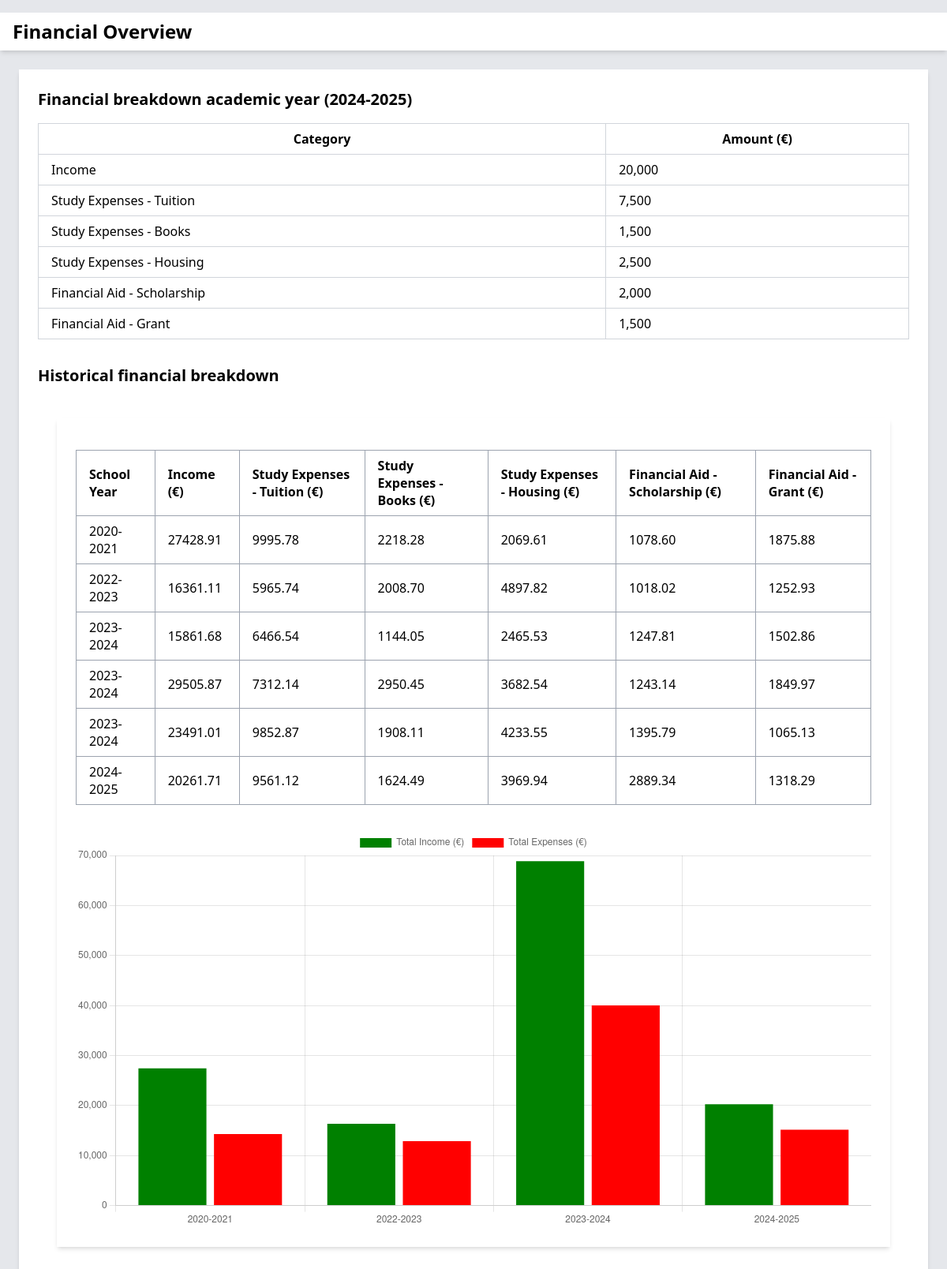
/financial-overview/ (signed in), run on the app's committed database.
### app/models.py (models this page shows, shortened)
class HistoricalData(models.Model):
    user = models.ForeignKey('UserProfile', on_delete=models.CASCADE, related_name='historical_data')
    school_year = models.CharField(max_length=9)  # Example: "2024-2025"
    income = models.DecimalField(max_digits=10, decimal_places=2, default=0.0)
    study_expenses_tuition = models.DecimalField(max_digits=10, decimal_places=2, default=0.0)
    study_expenses_books = models.DecimalField(max_digits=10, decimal_places=2, default=0.0)
    study_expenses_housing = models.DecimalField(max_digits=10, decimal_places=2, default=0.0)
    financial_aid_scholarship = models.DecimalField(max_digits=10, decimal_places=2, default=0.0)
    financial_aid_grant = models.DecimalField(max_digits=10, decimal_places=2, default=0.0)

### app/views.py (the view)
# urls.py: path('financial-overview/', views.financial_overview, name='financial_overview'),
def financial_overview(request):
    user_id = request.session.get('user_id')
    if not user_id:
        return redirect('index')
    user = UserProfile.objects.get(pk=user_id)
    historical_data = user.historical_data.all().order_by('school_year')
    graph_data = {}
    for data in historical_data:
        year = data.school_year
        if year not in graph_data:
            graph_data[year] = {"income": Decimal(0), "expenses": Decimal(0)}
        graph_data[year]["income"] += Decimal(data.income)
        graph_data[year]["expenses"] += Decimal(
            data.study_expenses_tuition +
            data.study_expenses_books +
            data.study_expenses_housing
        )
    graph_labels = list(graph_data.keys())
    graph_income = [float(graph_data[year]["income"]) for year in graph_labels]
    graph_expenses = [float(graph_data[year]["expenses"]) for year in graph_labels]
    return render(request, 'financial_overview.html', {
        'historical_data': historical_data,
        'graph_labels': graph_labels,
        'graph_income': graph_income,
        'graph_expenses': graph_expenses,
    })

### app/templates/financial_overview.html (shortened to what this page needs)
<html lang="en">
<head>
    <script src="https://cdn.tailwindcss.com"></script>
    <link rel="stylesheet" href="https://cdnjs.cloudflare.com/ajax/libs/font-awesome/5.15.3/css/all.min.css">
</head>
<body class="bg-gray-200">
    <h1 class="text-2xl font-bold mt-4 bg-white px-4 py-2 shadow-md">
        Financial Overview
    </h1>
    <div class="flex flex-col items-center p-6">
        <div class="w-full max-w-6xl bg-white shadow-md p-6">
            <h2 class="text-xl font-bold mb-4">Financial breakdown academic year (2024-2025)</h2>
            <div class="overflow-x-auto mb-8">
                <table class="min-w-full border border-gray-300">
                    <thead>
                        <tr>
                            <th class="border border-gray-300 px-4 py-2">Category</th>
                            <th class="border border-gray-300 px-4 py-2">Amount (€)</th>
                        </tr>
                    </thead>
                    <tbody>
                        <tr>
                            <td class="border border-gray-300 px-4 py-2">Income</td>
                            <td class="border border-gray-300 px-4 py-2">20,000</td>
                        </tr>
                        <tr>
                            <td class="border border-gray-300 px-4 py-2">Study Expenses - Tuition</td>
                            <td class="border border-gray-300 px-4 py-2">7,500</td>
                        </tr>
                        <tr>
                            <td class="border border-gray-300 px-4 py-2">Study Expenses - Books</td>
                            <td class="border border-gray-300 px-4 py-2">1,500</td>
                        </tr>
                        <tr>
                            <td class="border border-gray-300 px-4 py-2">Study Expenses - Housing</td>
                            <td class="border border-gray-300 px-4 py-2">2,500</td>
                        </tr>
                        <tr>
                            <td class="border border-gray-300 px-4 py-2">Financial Aid - Scholarship</td>
                            <td class="border border-gray-300 px-4 py-2">2,000</td>
                        </tr>
                        <tr>
                            <td class="border border-gray-300 px-4 py-2">Financial Aid - Grant</td>
                            <td class="border border-gray-300 px-4 py-2">1,500</td>
                        </tr>
                    </tbody>
                </table>
            </div>
            <h2 class="text-xl font-bold mb-4">Historical financial breakdown</h2>
            <div class="flex flex-col items-center p-6">
                <div class="w-full max-w-6xl bg-white shadow-md p-6">
                    <table class="min-w-full border-collapse border border-gray-400 mt-4">
                        <thead>
                            <tr>
                                <th class="border border-gray-400 px-4 py-2 text-left">School Year</th>
                                <th class="border border-gray-400 px-4 py-2 text-left">Income (€)</th>
                                <th class="border border-gray-400 px-4 py-2 text-left">Study Expenses - Tuition (€)</th>
                                <th class="border border-gray-400 px-4 py-2 text-left">Study Expenses - Books (€)</th>
                                <th class="border border-gray-400 px-4 py-2 text-left">Study Expenses - Housing (€)</th>
                                <th class="border border-gray-400 px-4 py-2 text-left">Financial Aid - Scholarship (€)</th>
                                <th class="border border-gray-400 px-4 py-2 text-left">Financial Aid - Grant (€)</th>
                            </tr>
                        </thead>
                        <tbody>
                            {% for data in historical_data %}
                            <tr>
                                <td class="border border-gray-400 px-4 py-2">{{ data.school_year }}</td>
                                <td class="border border-gray-400 px-4 py-2">{{ data.income|floatformat:2 }}</td>
                                <td class="border border-gray-400 px-4 py-2">{{ data.study_expenses_tuition|floatformat:2 }}</td>
                                <td class="border border-gray-400 px-4 py-2">{{ data.study_expenses_books|floatformat:2 }}</td>
                                <td class="border border-gray-400 px-4 py-2">{{ data.study_expenses_housing|floatformat:2 }}</td>
                                <td class="border border-gray-400 px-4 py-2">{{ data.financial_aid_scholarship|floatformat:2 }}</td>
                                <td class="border border-gray-400 px-4 py-2">{{ data.financial_aid_grant|floatformat:2 }}</td>
                            </tr>
                            {% endfor %}
                        </tbody>
                    </table>
                    <div class="flex justify-center mt-8">
                        <canvas id="financialChart" width="800" height="400"></canvas>
                    </div>
                </div>
            </div>
        </div>
    </div>
    <script>
        document.addEventListener('DOMContentLoaded', function () {
            const ctx = document.getElementById('financialChart').getContext('2d');
            const financialChart = new Chart(ctx, {
                type: 'bar',
                data: {
                    labels: {{ graph_labels|safe }}, // Labels for the academic years
                    datasets: [
                        {
                            label: 'Total Income (€)',
                            data: {{ graph_income|safe }}, // Total income for each year
                            backgroundColor: 'green',
                        },
                        {
                            label: 'Total Expenses (€)',
                            data: {{ graph_expenses|safe }}, // Total expenses for each year
                            backgroundColor: 'red',
                        }
                    ]
                },
                options: {
                    responsive: true,
                    scales: {
                        y: {
                            beginAtZero: true
                        }
                    }
                }
            });
            // Debugging logs
            console.log("Labels:", {{ graph_labels|safe }});
            console.log("Income Data:", {{ graph_income|safe }});
            console.log("Expenses Data:", {{ graph_expenses|safe }});
        });
    </script>
</body>
</html>

### data on the page
HistoricalData: school_year "2020-2021", income "27428.91", study_expenses_tuition "9995.78", study_expenses_books "2218.28", study_expenses_housing "2069.61", financial_aid_scholarship "1078.60", financial_aid_grant "1875.88"
HistoricalData: school_year "2022-2023", income "16361.11", study_expenses_tuition "5965.74", study_expenses_books "2008.70", study_expenses_housing "4897.82", financial_aid_scholarship "1018.02", financial_aid_grant "1252.93"
HistoricalData: school_year "2023-2024", income "15861.68", study_expenses_tuition "6466.54", study_expenses_books "1144.05", study_expenses_housing "2465.53", financial_aid_scholarship "1247.81", financial_aid_grant "1502.86"
HistoricalData: school_year "2023-2024", income "29505.87", study_expenses_tuition "7312.14", study_expenses_books "2950.45", study_expenses_housing "3682.54", financial_aid_scholarship "1243.14", financial_aid_grant "1849.97"
HistoricalData: school_year "2023-2024", income "23491.01", study_expenses_tuition "9852.87", study_expenses_books "1908.11", study_expenses_housing "4233.55", financial_aid_scholarship "1395.79", financial_aid_grant "1065.13"
HistoricalData: school_year "2024-2025", income "20261.71", study_expenses_tuition "9561.12", study_expenses_books "1624.49", study_expenses_housing "3969.94", financial_aid_scholarship "2889.34", financial_aid_grant "1318.29"

### other printed values
chart data {{ graph_labels|safe }} ['2020-2021', '2022-2023', '2023-2024', '2024-2025']
chart data {{ graph_income|safe }} [27428.91, 16361.11, 68858.56, 20261.71]
chart data {{ graph_expenses|safe }} [14283.67, 12872.26, 40015.78, 15155.55]
